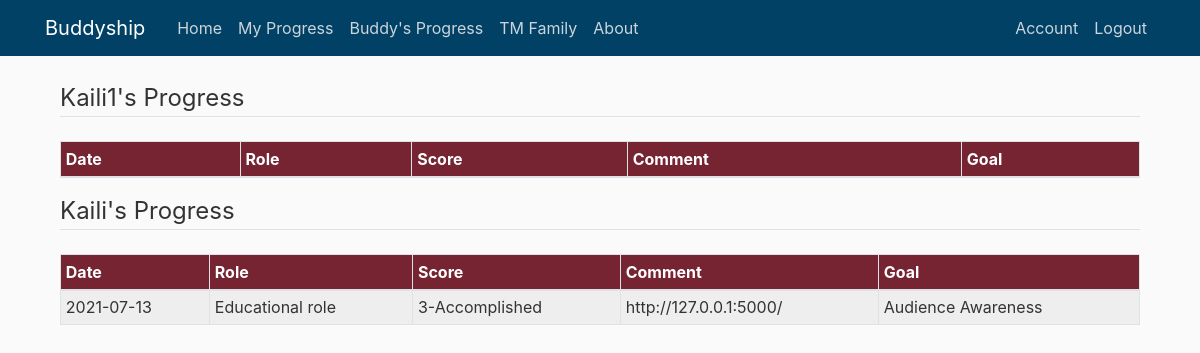
Page /buddy_progress (signed in) on the committed database.
### buddyship/models.py (models this page shows)
class Buddy(db.Model):
    id = db.Column(db.Integer, primary_key=True)
    buddy_name = db.Column(db.String(100), nullable=False)
    buddy_count = db.Column(db.Integer, default=1)
    start_date = db.Column(db.DateTime, default=func.now())
    end_date = db.Column(db.DateTime)
    user_id = db.Column(db.Integer, db.ForeignKey('user.id'), nullable=False)
    buddy_progresses = db.relationship(
        'Progress', backref='receiver', lazy=True)

class Progress(db.Model):
    id = db.Column(db.Integer, primary_key=True)
    buddy_role = db.Column(db.String(150))
    buddy_score = db.Column(db.String(150))
    buddy_comment = db.Column(db.String(1500))
    date = db.Column(db.DateTime, default=func.now())
    buddy_goal = db.Column(db.String(150))
    user_id = db.Column(db.Integer, db.ForeignKey('user.id'))
    buddy_id = db.Column(db.Integer, db.ForeignKey('buddy.id'))

### buddyship/progresses/routes.py (the view)
@progresses.route('/buddy_progress', methods=['GET'])
@login_required
def buddy_progress():
    if current_user.current_buddy == None:
        flash('Please set up your buddy and your goal first. ', 'danger')
        return redirect(url_for('users.set_up'))
    else:
        return render_template("buddy_progress.html", title='Buddy\'s Progress', user=current_user)

### buddyship/models.py (called while the page is built)
@login_manager.user_loader
def load_user(user_id):
    return User.query.get(int(user_id))

### buddyship/templates/buddy_progress.html
{% extends "layout.html" %}
{% block content %}
<div class="content-section">
    {% for buddy in user.buddies|reverse %}
    <legend class="border-bottom mb-4">{{ buddy.buddy_name }}'s Progress</legend>
    <div class="table-responsive-sm">
        <table class="table table-sm table-bordered">
            <thead>
                <tr>
                    <th scope="col">Date</th>
                    <th scope="col">Role</th>
                    <th scope="col">Score</th>
                    <th scope="col">Comment</th>
                    <th scope="col">Goal</th>
                </tr>
            </thead>
            <tbody>
                {% for progress in user.record_progresses|reverse %}
                <tr>
                    {% if progress.buddy_id == buddy.id %}
                    <td>{{ progress.date.date() }}</td>
                    <td>{{ progress.buddy_role }}</td>
                    <td>{{ progress.buddy_score }}</td>
                    <td class="cell-breakWord">{{ progress.buddy_comment }}</td>
                    <td>{{ progress.buddy_goal }}</td>
                    {% endif %}
                </tr>
                {% endfor %}
            </tbody>
        </table>
    </div>
    {% endfor %}
</div>
{% endblock content %}

### buddyship/static/main.css (style rules this page uses)
body { background: #fafafa; color: #333333; margin-top: 5rem; }
tr { background-color: #eeeeee }
th { background-color: #772432; color: white; }

### rows in the picture
Buddy: buddy_name "Kaili1"
Buddy: buddy_name "Kaili"
Progress: date "2021-07-13", buddy_role "Educational role", buddy_score "3-Accomplished", buddy_comment "http://127.0.0.1:5000/", buddy_goal "Audience Awareness"
